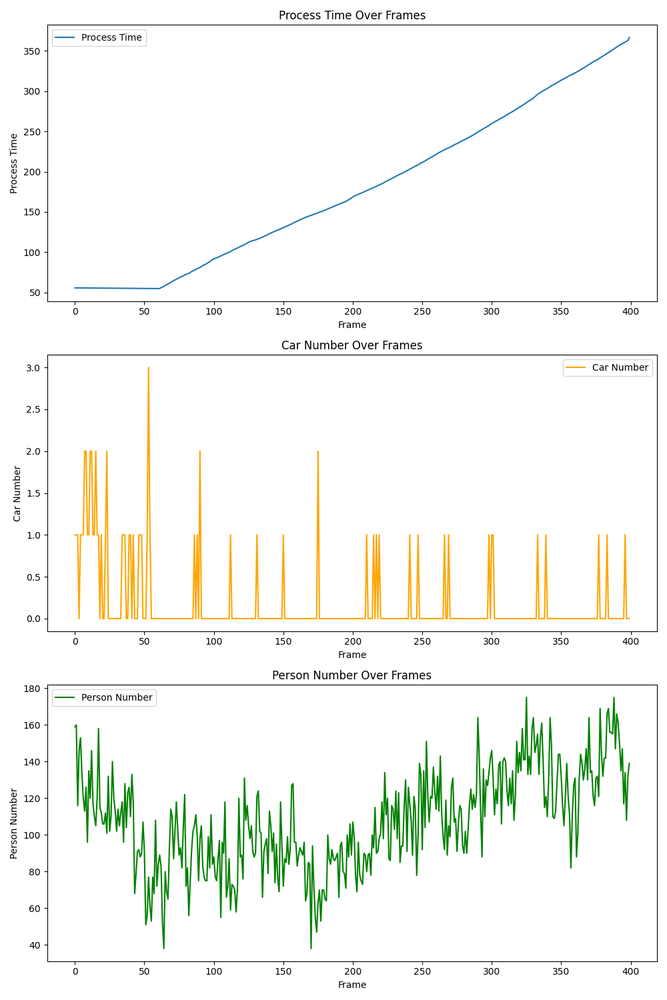
#> input picture _picture/after_attacking/latency.png, 667 x 1000 px, shrunk from 1000 x 1500 before the run, found by its file name; its folder holds only this picture in this run
$ python defend.py
#> lines starting #> are read from the running program, lines starting #| are printed output that depends on the picture
#> further down, image is the input picture: shape (1000, 667, 3); mean B, G, R 242.7, 247.5, 245.8
import os
import cv2
import numpy as np

# 自定义高斯噪声函数
def gaussian_noise(image, mean, var):
#> called with mean = 0, var = 0.01
    image = np.array(image / 255, dtype=float)
    noise = np.random.normal(mean, var ** 0.5, image.shape)
    out = image + noise
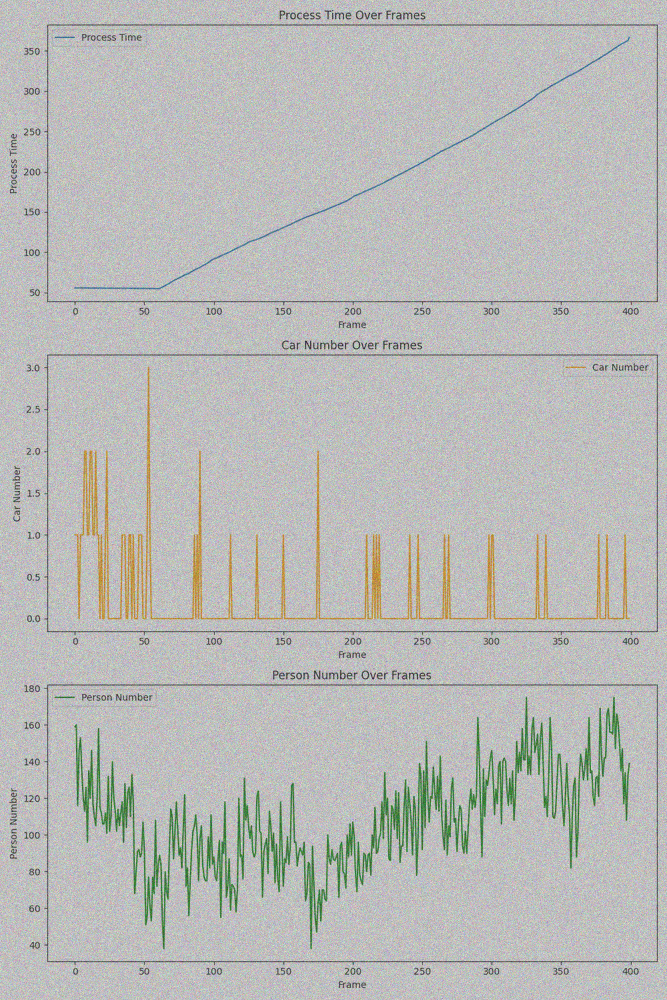
#> out: shape (1000, 667, 3) float64; mean of channels 0, 1, 2 0.952, 0.971, 0.964; drawn with min black and max white

    if out.min() < 0:
        low_clip = -1.
    else:
        low_clip = 0.

    out = np.clip(out, low_clip, 1.0)
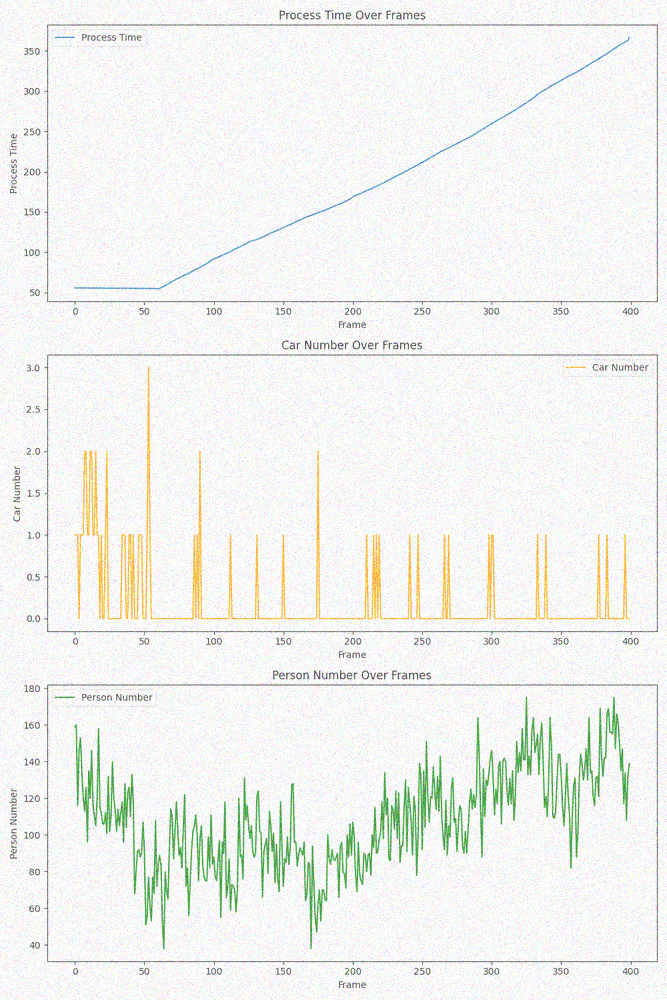
#> out: shape (1000, 667, 3) float64; mean of channels 0, 1, 2 0.915, 0.934, 0.927; drawn with min black and max white
    out = np.uint8(out * 255)
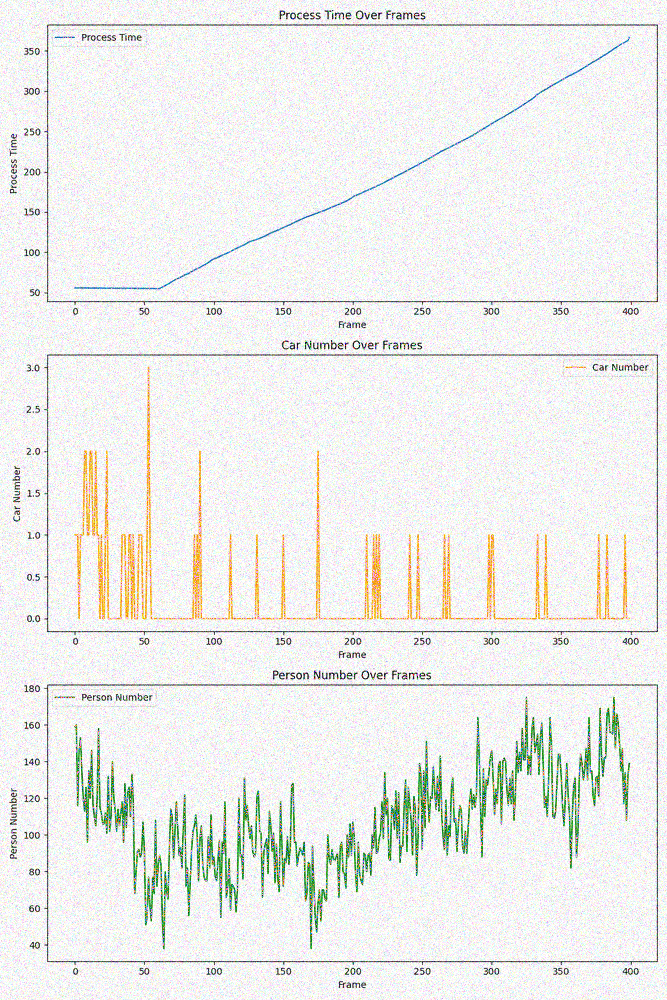
#> out: shape (1000, 667, 3); mean of channels 0, 1, 2 235, 238, 237.2; drawn as B, G, R

    return out

input_image_dir = "/root/lifang535/nsl_project/efficiency_attack/multi-model_application/traffic/input_image/after_attacking"
output_image_dir = "/root/lifang535/nsl_project/efficiency_attack/multi-model_application/traffic/input_image/after_defending"

# 确保输出目录存在
os.makedirs(output_image_dir, exist_ok=True)

# 遍历输入目录中的所有文件
for filename in os.listdir(input_image_dir):
    if filename.endswith(('.png', '.jpg', '.jpeg', '.bmp', '.tif', '.tiff')):
        # 构建完整的文件路径
        input_image_path = os.path.join(input_image_dir, filename)

        # 读取图像
        image = cv2.imread(input_image_path)

        # 添加高斯噪声
        noisy_image = gaussian_noise(image, mean=0, var=0.01)  # 根据需要调整mean和var

        # 构建输出文件路径
        output_image_path = os.path.join(output_image_dir, filename)

        # 保存图像
        cv2.imwrite(output_image_path, noisy_image)

print("所有图像已处理并保存到输出目录。")

$ run again, on _picture/after_attacking/qsize.png
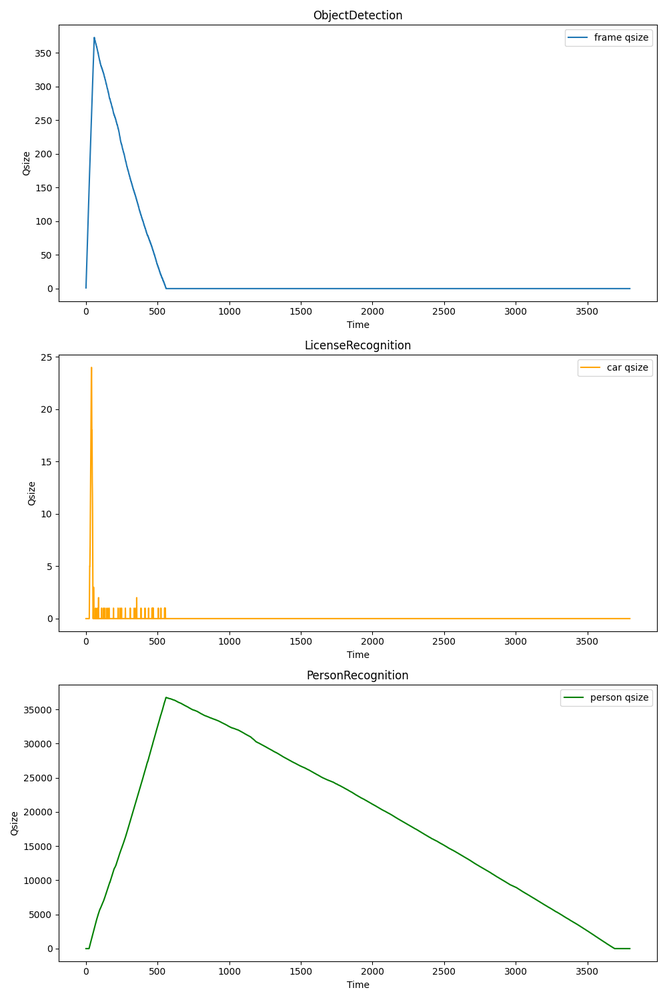
#> input picture _picture/after_attacking/qsize.png, 667 x 1000 px, shrunk from 1000 x 1500 before the run, found by its file name
#> image is the input picture: shape (1000, 667, 3); mean B, G, R 250.5, 251.1, 250.9
#> in gaussian_noise, `out = image + noise`:
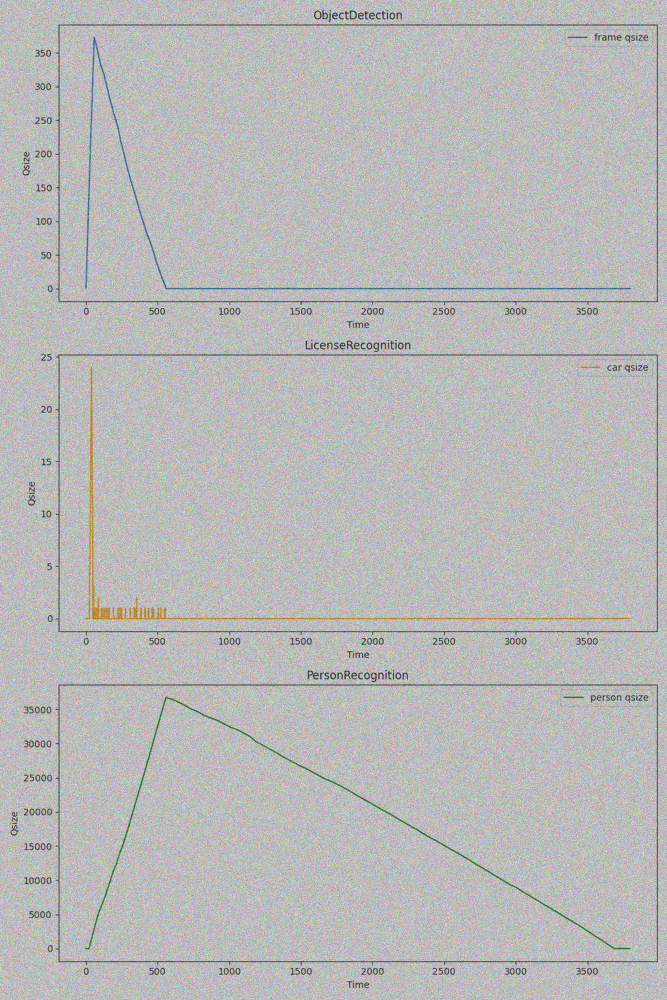
#> out: shape (1000, 667, 3) float64; mean of channels 0, 1, 2 0.982, 0.985, 0.984; drawn with min black and max white
#> in gaussian_noise, `out = np.uint8(out * 255)`:
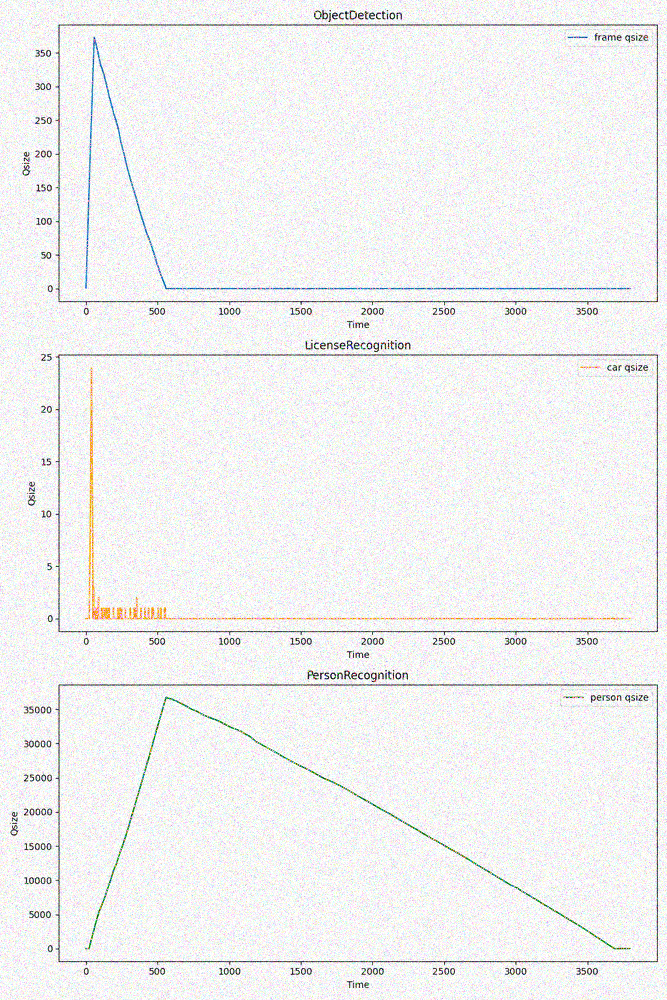
#> out: shape (1000, 667, 3); mean of channels 0, 1, 2 240.8, 241.1, 241; drawn as B, G, R

$ run again, on _picture/after_attacking/times.png
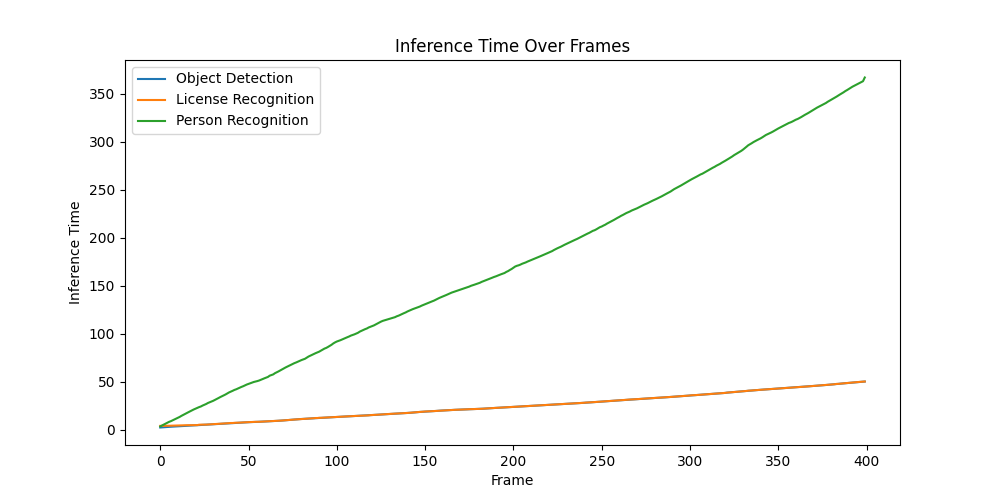
#> input picture _picture/after_attacking/times.png, 1000 x 500 px, found by its file name
#> image is the input picture: shape (500, 1000, 3); mean B, G, R 250.2, 250.9, 250.9
#> in gaussian_noise, `out = image + noise`:
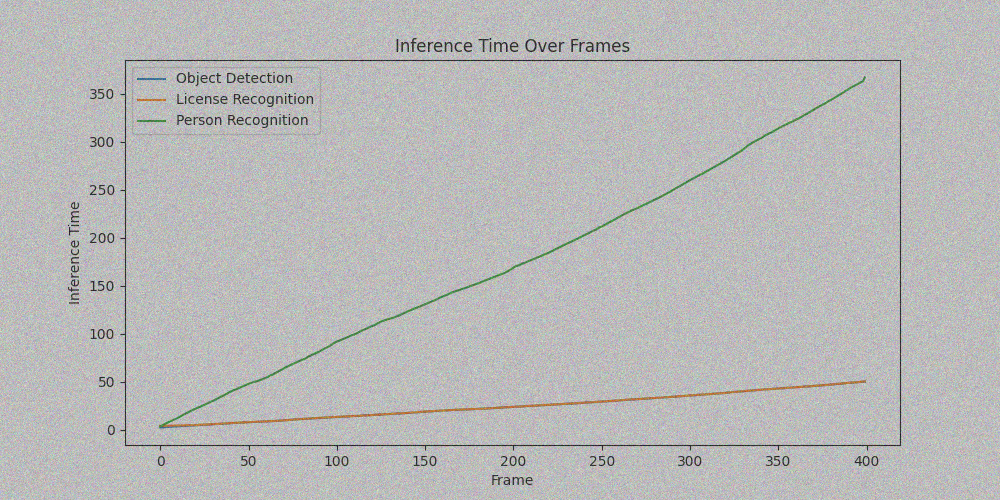
#> out: shape (500, 1000, 3) float64; mean of channels 0, 1, 2 0.981, 0.984, 0.984; drawn with min black and max white
#> in gaussian_noise, `out = np.uint8(out * 255)`:
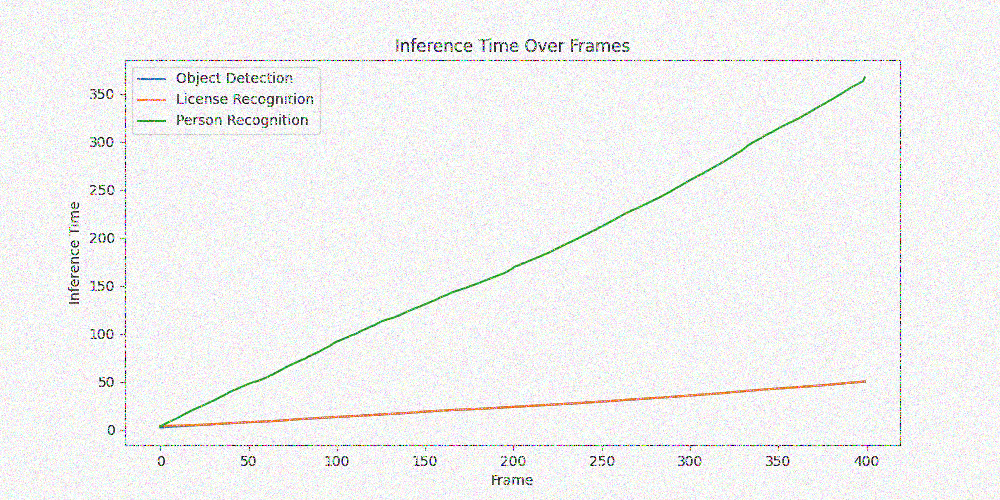
#> out: shape (500, 1000, 3); mean of channels 0, 1, 2 241.2, 241.8, 241.7; drawn as B, G, R
